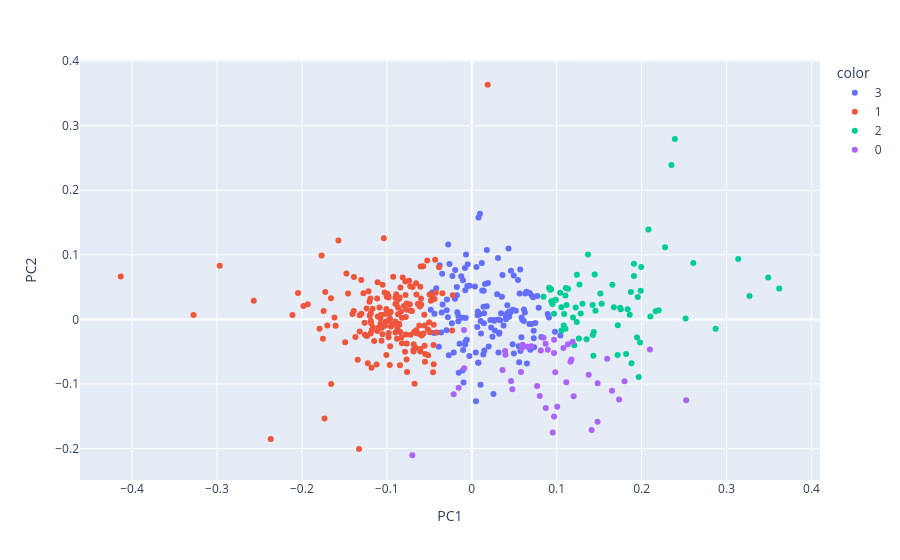

The cell this chart's notebook holds for it:
### Code cell
# Visualiser les classes pour k4 
scatter_plotk4(New_cah_data,kmeans_partition_k4)
